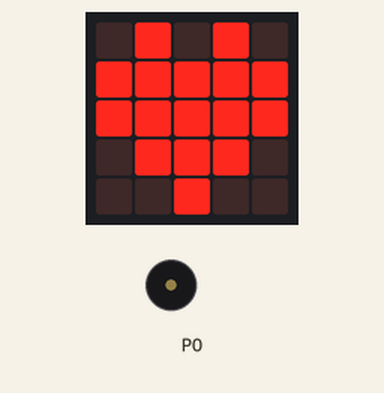
The program below on a simulated BBC micro:bit (MakeCode). Shown: the board's 5×5 LED display, buzzer (waves = sounding).

Above: at 4.24 s.
At 64.2 s:
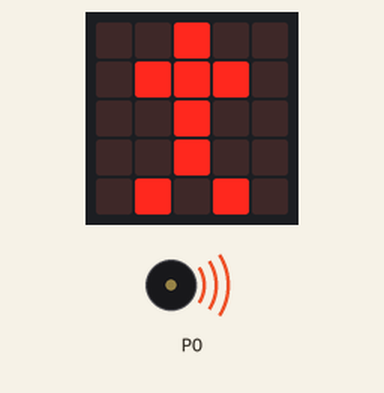
At 124.6 s:
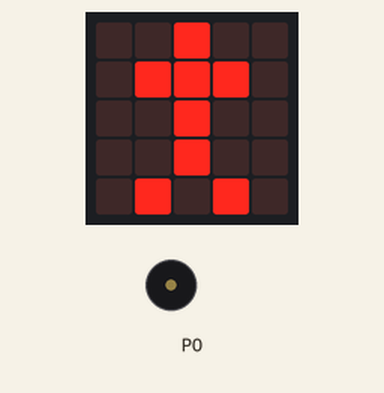
Timing chart, 0 to 130.0 s (numbered marks = the images above):
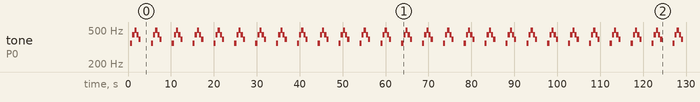

The program:

main.ts
```typescript
basic.forever(function () {
    music.play(music.tonePlayable(784, music.beat(BeatFraction.Half)), music.PlaybackMode.InBackground)
    music.play(music.stringPlayable("- F A B A G - - ", 120), music.PlaybackMode.UntilDone)
    basic.showLeds(`
        . # . # .
        # # # # #
        # # # # #
        . # # # .
        . . # . .
        `)
    basic.showLeds(`
        . . # . .
        . # # # .
        . . # . .
        . . # . .
        . # . # .
        `)
})
```

test.ts
```typescript
// testes vão aqui; isto não será compilado quando este pacote for usado como uma extensão.
```

Measured:
- by itself, tone on P0: repeats every 4.9 s: 440 Hz 0.51 s, 494 Hz 0.51 s, 440 Hz 0.51 s, 392 Hz 0.50 s, silent 2.3 s, 349 Hz 0.51 s
- what the display in image 0 shows lasts 0.4 s, from 4.0 s to 4.4 s
- what the display in image 1 shows lasts 4.4 s, from 62.8 s to 67.2 s
